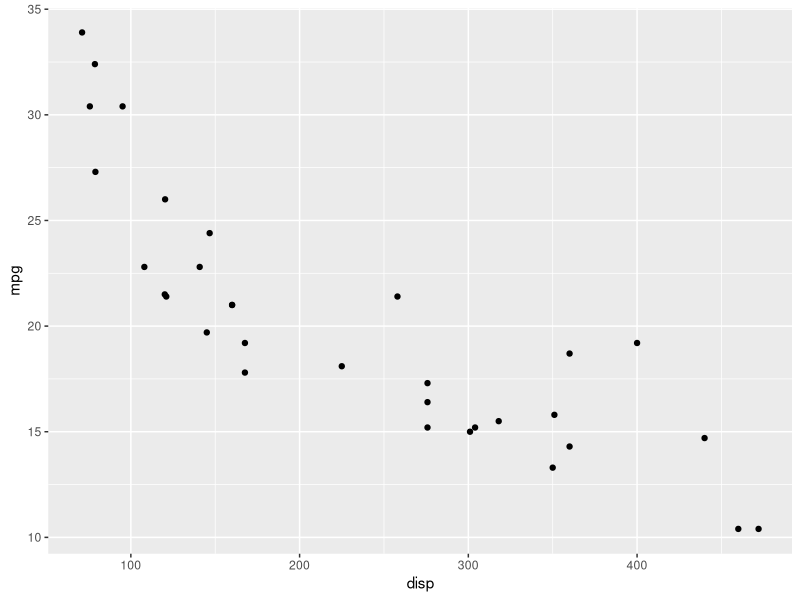
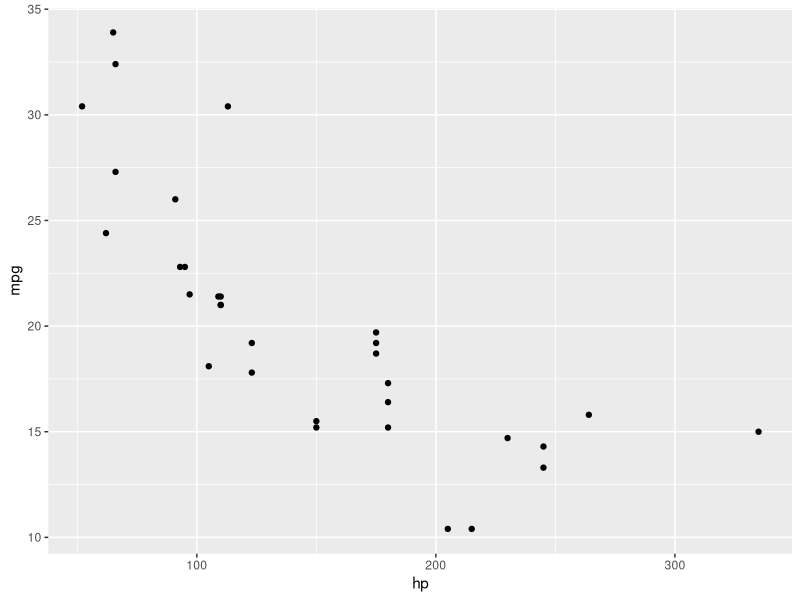

Source code (R) for these figures, in order:
## ---- chunk 1
#| message: false
#| echo: true
library(tidyverse)
## ---- chunk 2
#| fig-width: 8
#| fig-asp: 0.4
#| layout-ncol: 2
# chat gpt: "prompt"
ggplot(mtcars, aes(x = disp, y = mpg)) +
  geom_point()

ggplot(mtcars, aes(x = hp, y = mpg)) +
  geom_point()
